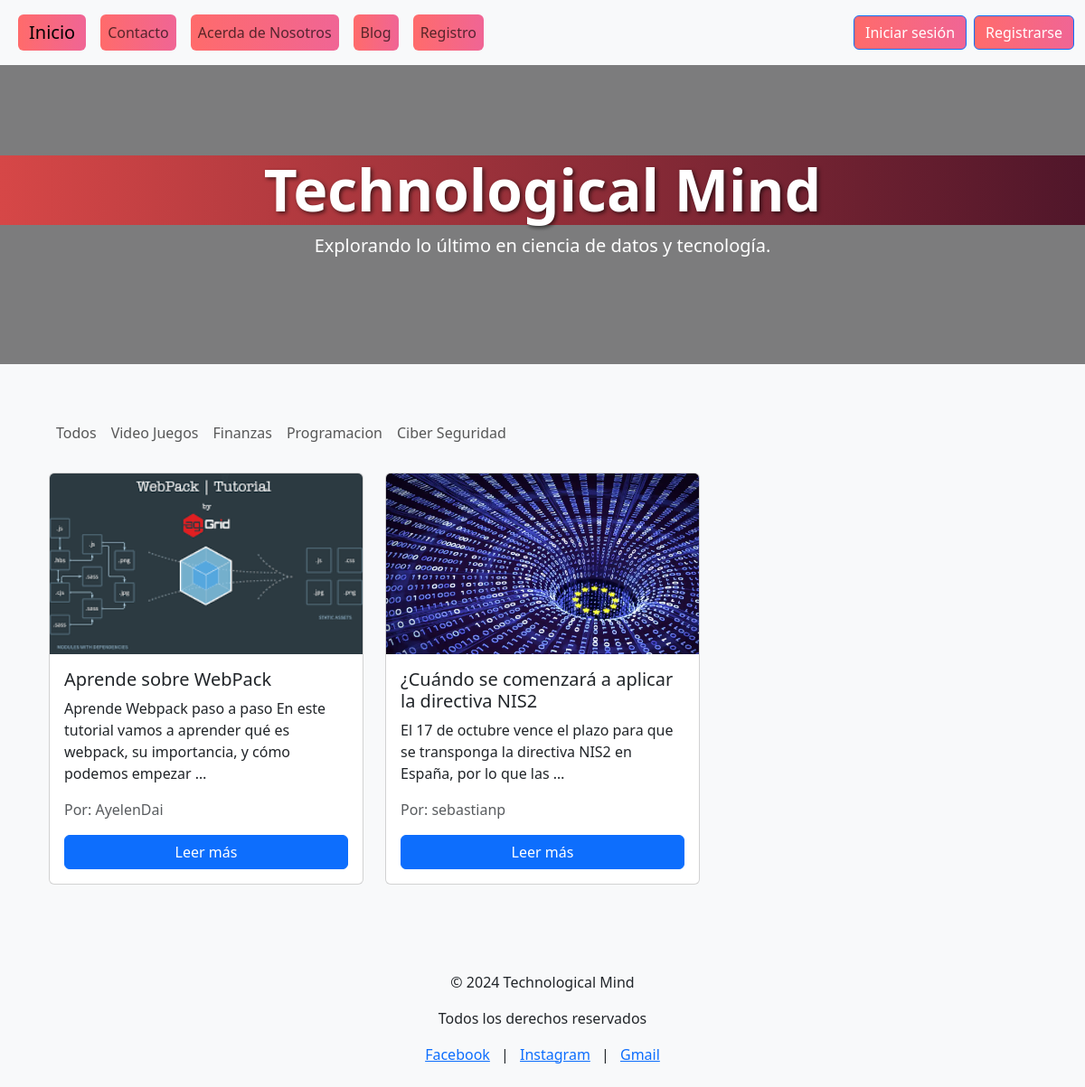
/blog/, run on an earlier commit of the app's database.
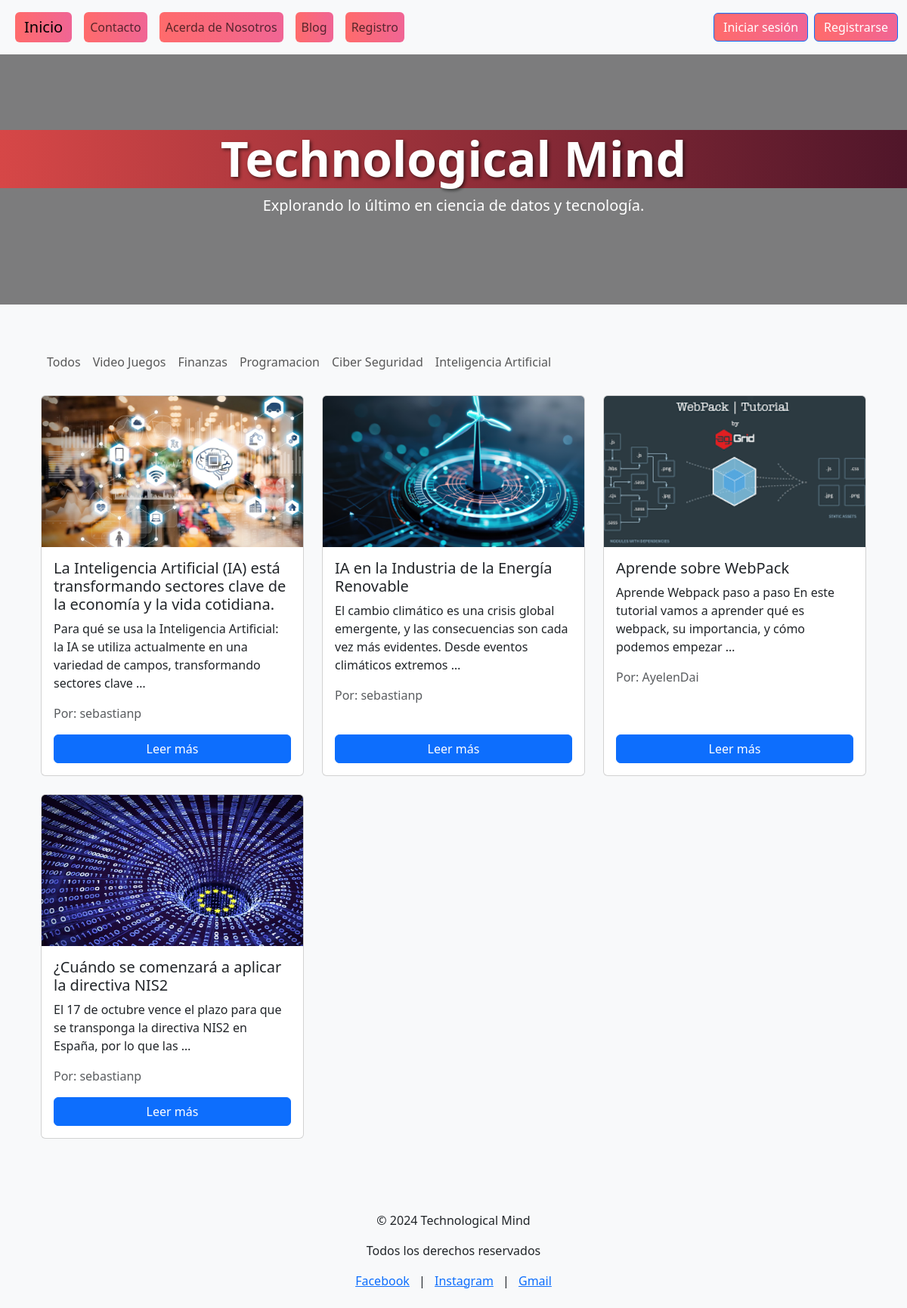
And on a later commit of the database.
### Apps/Blog/models.py (models this page shows, shortened)
class Categoria(models.Model):
    titulo = models.CharField(max_length=50)
    class Meta:
        verbose_name = "Categoria"
        verbose_name_plural = "Categorias"

class Publicacion(models.Model):
    titulo = models.CharField(max_length=300)
    contenido = models.TextField(max_length=5000)
    imagen = models.ImageField(upload_to="publicaciones")
    autor = models.ForeignKey(User, on_delete=models.CASCADE, default=1)
    categorias = models.ManyToManyField(Categoria)
    destacada = models.BooleanField(default=False)
    created_at = models.DateTimeField(default=timezone.now)
    class Meta:
        verbose_name = "Publicacion"
        verbose_name_plural = "Publicaciones"
        permissions = [
            ("puede_agregar_publicacion", "Puede agregar publicaciones"),
            ("puede_editar_publicacion", "Puede editar publicaciones"),
            ("puede_eliminar_publicacion", "Puede eliminar publicaciones"),
        ]

### Apps/Blog/views.py (the view)
# urls.py: path('', views.blog, name='blog'),
def blog(request):
    publicaciones = Publicacion.objects.order_by('-created_at')  # Ordenar por las más recientes
    categorias = Categoria.objects.all()
    return render(request, "blog.html", {"publicaciones": publicaciones, "categorias": categorias})

### Apps/Blog/templates/blog.html (shortened to what this page needs)
{% extends "inicio.html" %}
{% load static %}
{% block content %}
<nav class="navbar navbar-expand-lg navbar-light bg-light mb-3">
    <div class="container-fluid">
        <ul class="navbar-nav me-auto">
            <li class="nav-item">
                <a class="nav-link" href="{% url 'blog' %}">Todos</a>
            </li>
            {% for c in categorias %}
                <li class="nav-item">
                    <a class="nav-link" href="{% url 'categoria' c.id %}">{{ c.titulo }}</a>
                </li>
            {% endfor %}
        </ul>
    </div>
</nav>
<div class="container">
    <div class="row">
        {% for p in publicaciones %}
            <div class="col-md-4 mb-4">
                <div class="card h-100">
                    <img src="{{ p.imagen.url }}" class="card-img-top" alt="Imagen de {{ p.titulo }}" style="height: 200px; object-fit: cover;">
                    <div class="card-body d-flex flex-column">
                        <h5 class="card-title">{{ p.titulo }}</h5>
                        <p class="card-text">{{ p.contenido|truncatewords:20 }}</p>
                        <p class="text-muted">Por: {{ p.autor }}</p>
                        <a href="{% url 'detalle_publicacion' p.id %}" class="btn btn-primary mt-auto">Leer más</a>
                    </div>
                </div>
            </div>
        {% endfor %}
    </div>
</div>
{% endblock %}

### Apps/Inicio/templates/inicio.html (shortened to what this page needs)
{% load static %}
<!DOCTYPE html>
<html lang="en">
<head>
    <link rel="stylesheet" href="{% static 'css/style.css' %}">
    <link rel="stylesheet" href="https://cdn.jsdelivr.net/npm/bootstrap@5.3.3/dist/css/bootstrap.min.css">
</head>
<body class="bg-light text-dark blurred-background">
    <nav class="navbar navbar-expand-lg navbar-light bg-light py-3">
        <div class="container-fluid">
            <a class="navbar-brand btn btn-secondary mx-2 " style="background: linear-gradient(90deg, #ff6b6b, #f06595); border: none;" href="{% url 'inicio' %}">Inicio</a>
            <div class="collapse navbar-collapse" id="navbarNav">
                <ul class="navbar-nav me-auto mb-2 mb-lg-0">
                    <li class="nav-item">
                        <a class="nav-link btn btn-secondary mx-2" style="background: linear-gradient(90deg, #ff6b6b, #f06595); border: none;" href="{% url 'contacto' %}">Contacto</a>
                    </li>
                    <li class="nav-item">
                        <a class="nav-link btn btn-secondary mx-2" style="background: linear-gradient(90deg, #ff6b6b, #f06595); border: none;" href="{% url 'acerca_de' %}">Acerda de Nosotros</a>
                    </li>
                    <li class="nav-item">
                        <a class="nav-link btn btn-secondary mx-2" style="background: linear-gradient(90deg, #ff6b6b, #f06595); border: none;" href="{% url 'blog' %}">Blog</a>
                    </li>
                    <li class="nav-item">
                        <a class="nav-link btn btn-secondary mx-2" style="background: linear-gradient(90deg, #ff6b6b, #f06595); border: none;" href="{% url 'registro' %}">Registro</a>
                    </li>
                </ul>
                <div class="d-flex align-items-center">
                    {% if user.is_authenticated %}
                        <p class="mb-0 me-3">Bienvenido @{{ user.username }}</p>
                        <a class="btn btn-outline-danger" href="{% url 'logout' %}">Cerrar sesión</a>
                    {% else %}
                        <a class="btn btn-primary me-2" style="background: linear-gradient(90deg, #ff6b6b, #f06595);" href="{% url 'login' %}">Iniciar sesión</a>
                        <a class="btn btn-primary" style="background: linear-gradient(90deg, #ff6b6b, #f06595);" href="{% url 'registro' %}">Registrarse</a>
                    {% endif %}
                </div>
            </div>
        </div>
    </nav>
    <div class="title-section text-center">
        <h1 class="blog-title">Technological Mind</h1>
        <p class="lead text-white">Explorando lo último en ciencia de datos y tecnología.</p>
    </div>
    <div class="container my-5 content-container text-white">
        {% block content %}{% endblock %}
    </div>
    <footer class="text-center py-4 bg-light mt-auto">
        <div>
            <p>© 2024 Technological Mind</p>
            <p>Todos los derechos reservados</p>
        </div>
        <div>
            <a href="https://facebook.com" target="_blank" class="me-2">Facebook</a> |
            <a href="https://instagram.com" target="_blank" class="ms-2 me-2">Instagram</a> |
            <a href="mailto:example@gmail.com" target="_blank" class="ms-2">Gmail</a>
        </div>
    </footer>
</body>
</html>

What changed in the data, as far as the page shows it:
added Categoria: titulo "Inteligencia Artificial"
added Publicacion: imagen (picture), titulo "La Inteligencia Artificial (IA) está transformando sectores clave de la economía y la vida cotidiana.", contenido "Para qué se usa la Inteligencia Artificial: la IA se utiliza actualmente en una variedad de campos, transformando sectores clave …", autor "sebastianp"
added Publicacion: imagen (picture), titulo "IA en la Industria de la Energía Renovable", contenido "El cambio climático es una crisis global emergente, y las consecuencias son cada vez más evidentes. Desde eventos climáticos extremos …", autor "sebastianp"
